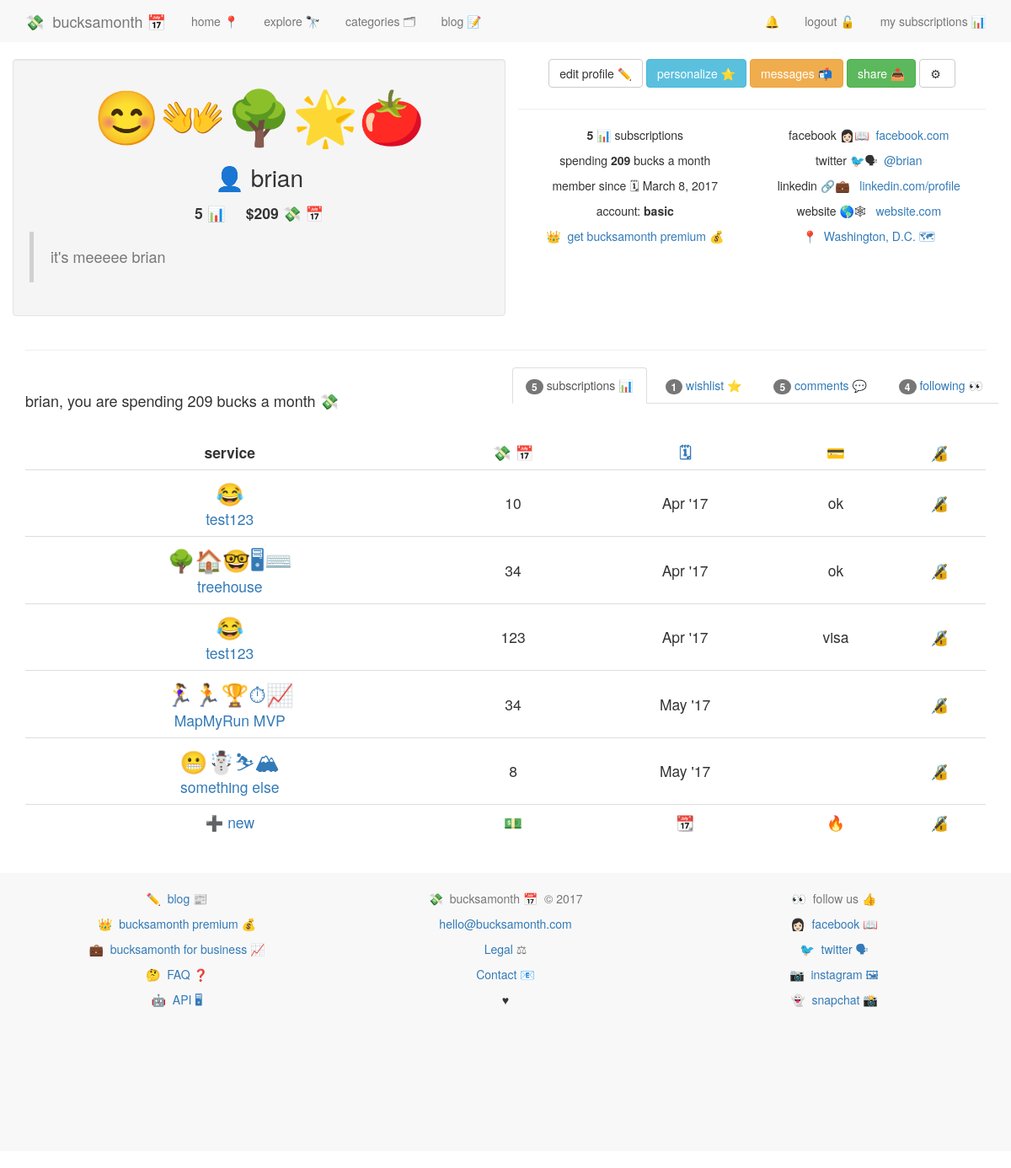
The page /account/profile/ (signed in) on the database its author committed.
### accounts/models.py (models this page shows, shortened)
class UserProfile(models.Model):
	user = models.OneToOneField(User)
	description = models.CharField(max_length=100, default='')
	twitter = models.CharField(max_length=100, default='')
	emoji = models.CharField(max_length=10, default='')
	setup = models.BooleanField(default=False)
	uid = models.CharField(default=uuid.uuid4, max_length=40)
	email_valid = models.BooleanField(default=False)
	followers = models.ManyToManyField('self')
	def __str__(self):
		return self.user.username

### services/models.py (models this page shows, shortened)
class Subscription(models.Model):
	service 				= models.ForeignKey(Service, on_delete=models.CASCADE, related_name='subscription_service')
	user 					= models.ForeignKey(UserProfile, on_delete=models.CASCADE, related_name="subscribed_user")
	cc_nickname 			= models.CharField(max_length=10, default='')
	bucksamonth 			= models.DecimalField(max_digits=8, decimal_places=2, default=0.00)
	date_created			= models.DateField(default=date.today)
	wishlist				= models.BooleanField(default=False)
	private					= models.BooleanField(default=False)

class Service(models.Model):
	service_name 			= models.CharField(max_length=140)
	service_slug			= models.SlugField(blank=True)
	url_name 				= models.CharField(max_length=200)
	description_long		= models.CharField(max_length=500, default='')
	description_short		= models.CharField(max_length=140, default='')
	category				= models.ManyToManyField(Category, blank=True)
	featured				= models.BooleanField(default=False)
	date_created 			= models.DateField(auto_now=True)
	bucksamonth 			= models.DecimalField(max_digits=8, decimal_places=2, default=0.00)
	emoji					= models.CharField(max_length=20, default='')
	twitter 				= models.CharField(max_length=100, default='')
	tags 					= TaggableManager()
	def __str__(self):
		return str(self.service_name)
	def get_absolute_url(self):
		return "/services/%s/" % self.service_slug

### accounts/views.py (the view)
# urls.py: url(r'^(?P<username>.+)/$', view_profile, name='view_profile'),
@login_required
def view_profile(request):
	if request.user.userprofile.setup == True:
		subscriptions = Subscription.objects.filter(user=request.user.userprofile, wishlist=False)
		bucksamonth = Subscription.objects.filter(user=request.user.userprofile)
		wishlist = Subscription.objects.filter(user=request.user.userprofile, wishlist=True)
		bucksamonth = sum([subscription.bucksamonth for subscription in subscriptions])
		comments = Comment.objects.filter(user=request.user)
		friend_object, created = Friend.objects.get_or_create(current_user=request.user.userprofile)
		friends = [friend for friend in friend_object.users.all() if friend != request.user.userprofile]
		follower_count = len(friends)
		args = {'user':request.user,
				'subscriptions':subscriptions,
				'bucksamonth':bucksamonth,
				'wishlist':wishlist,
				'comments':comments,
				'friends':friends,
				'follower_count':follower_count,
		}
		return render(request, 'accounts/profile.html', args)
	return redirect('accounts:setup')

### accounts/templatetags/urlify.py (called while the page is built)
@register.filter
def urlify(value):
	return quote_plus(value)

### accounts/templates/accounts/profile.html (shortened to what this page needs)
{% extends 'base.html' %}
{% load urlify %}
{% block content %}
{% include 'nav.html' %}
<div class="row">
<div class="col-md-6 well">
<p style="font-size:4.5em; text-align:center;">{{ user.userprofile.emoji }}</p>
<p style="font-size:2em; text-align:center;">👤 {{ user.username }}</p>
<p style="font-size:1.25em; text-align:center;"><strong>{{ subscriptions.all.count }} 📊&nbsp;&nbsp;&nbsp;</strong>&nbsp;&nbsp;<strong>${{ bucksamonth | floatformat:"0" }} 💸&nbsp;📅</strong></p>
<blockquote>
<h4 class="text-muted">{{ user.userprofile.description }}</h4>
</blockquote>
</div>
<div class="col-md-6 ">
<div style='text-align:center;'>
<div class='button-wrapper'>
<a type="link" class='btn btn-default' href="{% url 'accounts:edit' %}">edit profile ✏️</a>
<a type="link" class="btn btn-info" href="{% url 'accounts:update_personal_info' %}">personalize ⭐️</a>
<a type="link" class="btn btn-warning" href="{% url 'accounts:inbox' %}">messages 📬</a>
<a class="btn btn-success" href="#share" data-toggle="modal" data-target="#myModal-share">share 📤</a>
<a class="btn btn-default" href="#">⚙&nbsp;</a>
</div>
<hr>
<div class="col-md-6">
	<p><strong>{{ subscriptions.all.count }} 📊</strong> subscriptions</p>
	<p>spending <strong>{{ bucksamonth | floatformat:"0" }}</strong> bucks a month</p>
	<p>member since 🗓 March 8, 2017</p>
	<p>account: <strong>basic</strong></p>
	<p><a href="#">👑&nbsp;&nbsp;get bucksamonth premium 💰</a></p>
</div>
<div class="col-md-6">
<p>facebook 👩🏻📖&nbsp;&nbsp;<a href="https://facebook.com/">facebook.com</a></p>
<p>twitter 🐦🗣&nbsp;&nbsp;<a href="https://twitter.com/{{ user.userprofile.twitter }}">{{ user.userprofile.twitter }}</a></p>
<p>linkedin 🔗💼 &nbsp;&nbsp;<a href="#">linkedin.com/profile</a></p>
<p>website 🌎🕸 &nbsp;&nbsp;<a href="#">website.com</a></p>
<p><a href='#'>📍&nbsp;&nbsp;Washington, D.C. 🗺</a></p>
</div>
</div>
</div>
</div>
<hr>
</div>
<div class="container">
	  <ul class="nav nav-tabs navbar-right" role="tablist">
	    <li role="presentation" class="active"><a href="#subscriptions" aria-controls="subscriptions" role="tab" data-toggle="tab"><span class="badge">{{ subscriptions.count }}</span> subscriptions 📊</a></li>
	    <li role="presentation"><a href="#wishlist" aria-controls="wishlist" role="tab" data-toggle="tab"><span class="badge">{{ wishlist.count }}</span> wishlist ⭐️</a></li>
	    <li role="presentation"><a href="#comments" aria-controls="comments" role="tab" data-toggle="tab"><span class="badge">{{ comments.count }}</span> comments 💬</a></li>
			<li role="presentation"><a href="#following" aria-controls="following" role="tab" data-toggle="tab"><span class="badge">{{ follower_count }}</span> following 👀</a></li>
	  </ul>
	  <div class="tab-content">
	    <div role="tabpanel" class="tab-pane active" id="subscriptions">
<br />
<h4>{{ user.username }}, you are spending {{ bucksamonth | floatformat:"0" }} bucks a month 💸 </h4>
<br />
				<table style="text-decoration:none; text-align:center;" class="table">
					<tr style="vertical-align: middle; font-size:1.25em; text-align:center; border-top: none !important;">
						<td class="table-top"><strong>service</strong></td>
						<td class="table-top" style="text-align:center;"><strong><a data-toggle="tooltip" title="bucks a month">💸&nbsp;📅</a></strong></td>
						<td class="table-top" style="text-align:center;"><strong><a data-toggle="tooltip" title="start date">🗓</a></strong></td>
						<td class="table-top"><strong><a data-toggle="tooltip" title="credit card nickname">💳</a></strong></td>
						<td class="table-top"><strong><a data-toggle="tooltip" title="edit">🔏</a></strong></td>
					</tr>
					{% for item in subscriptions %}
					<tr>
						<td style="vertical-align: middle; font-size:1.25em; text-align:center;"><a href="{% url 'services:service_detail' service_slug=item.service.service_slug %}"><span style="font-size:1.5em;">{{ item.service.emoji }}</span><br />{{ item.service }}</a>{% if item.private %} <a data-toggle="tooltip" title="private">🙈</a>{% endif %}</td>
						<td style="vertical-align: middle; font-size:1.25em; text-align:center;">{{ item.bucksamonth | floatformat:"0" }}</td>
						<td style="vertical-align: middle; font-size:1.25em; text-align:center;">{{ item.date_created | date:"M 'y"  }}</td>
						<td style="vertical-align: middle; font-size:1.25em; text-align:center;">{{ item.cc_nickname }}</td>
						<td style="vertical-align: middle; font-size:1.25em; text-align:center;"><a href="{% url 'accounts:subscription_update' pk=item.id %}">🔏</a>️</td>
					</tr>
					{% endfor %}
					<tr style="vertical-align: middle; font-size:1.25em; text-align:center;">
						<td><a href="{% url 'accounts:add_subscription' %}">➕ new</a></td>
						<td><a href="{% url 'accounts:add_subscription' %}">💵</a></td>
						<td><a href="{% url 'accounts:add_subscription' %}">📆</a></td>
						<td><a href="{% url 'accounts:add_subscription' %}">🔥</a></td>
						<td><a href="{% url 'accounts:add_subscription' %}">🔏</a></td>
					</tr>
				</table>
			</div>
</div>
{% endblock content %}

### static/css/main.css (style rules this page uses)
body { min-height: 200px; padding-top: 70px; padding-bottom: 20px; }
a { text-decoration: none; }
.table-top { border-top: none !important; }
.button-wrapper .btn { margin-bottom:5px; }
.nav-tabs > li { float:none; display:inline-block; zoom:1; }
.nav-tabs { text-align:center; }

### rows shown on the page
Subscription: service.emoji "😂", service "test123", bucksamonth "10", date_created "Apr '17", cc_nickname "ok"
Subscription: service.emoji "🌳🏠🤓🖥⌨️", service "treehouse", bucksamonth "34", date_created "Apr '17", cc_nickname "ok"
Subscription: service.emoji "😂", service "test123", bucksamonth "123", date_created "Apr '17", cc_nickname "visa"
Subscription: service.emoji "🏃‍♀️🏃🏆⏱📈", service "MapMyRun MVP", bucksamonth "34", date_created "May '17"
Subscription: service.emoji "😬☃️⛷🏔", service "something else", bucksamonth "8", date_created "May '17"

### other values the page prints
{{ user.userprofile.emoji }} "😊👐🌳🌟🍅"
{{ user.username }} "brian"
{{ subscriptions.all.count }} "5"
{{ bucksamonth | floatformat:"0" }} "209"
{{ user.userprofile.description }} "it's meeeee brian"
{{ user.userprofile.twitter }} "@brian"
{{ subscriptions.count }} "5"
{{ wishlist.count }} "1"
{{ comments.count }} "5"
{{ follower_count }} "4"
